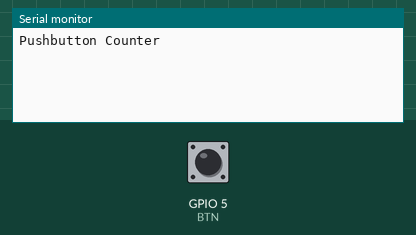
The sketch below on a simulated ESP32. On the bench: the last lines printed to the serial monitor. Inputs (shaded band) come from the test bench; at power-on: GPIO 5 (BTN) HIGH.

Above: at 1.2 s.
1.3 s: GPIO 5 (BTN) pulled LOW for 0.15 s
At 2.2 s:
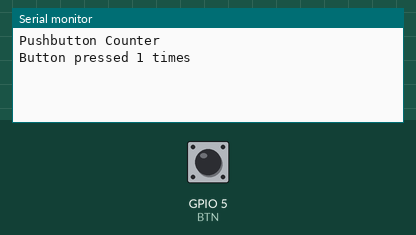
2.9 s: GPIO 5 (BTN) pulled LOW for 1 s
At 3.6 s:
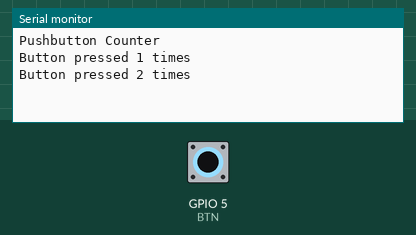
5.4 s: GPIO 5 (BTN) pulled LOW for 0.15 s
At 6.5 s:
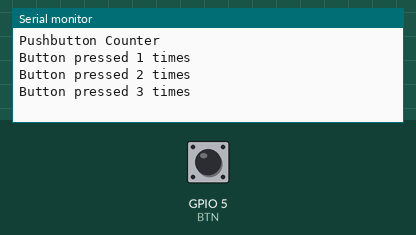

Measured:
- after the input at 1.3 s, the serial monitor: prints a new line at once (image 1)
- after the input at 2.9 s, the serial monitor: prints a new line at once (image 2)
- after the input at 5.4 s, the serial monitor: prints a new line at once (image 3)

The sketch:

main.ino
```cpp
#define BTN 5

void setup()
{
  Serial.begin(115200);
  Serial.println("Pushbutton Counter");
  pinMode(BTN, INPUT_PULLUP);
}

void loop()
{
  static int count = 0;
  static int lastState = HIGH;
  int state = digitalRead(BTN);
  if (state != lastState)
  {
    if (state == LOW)
    {
      count++;
      Serial.print("Button pressed ");
      Serial.print(count);
      Serial.println(" times");
    }
    lastState = state;
  }
  delay(10);
}
```
